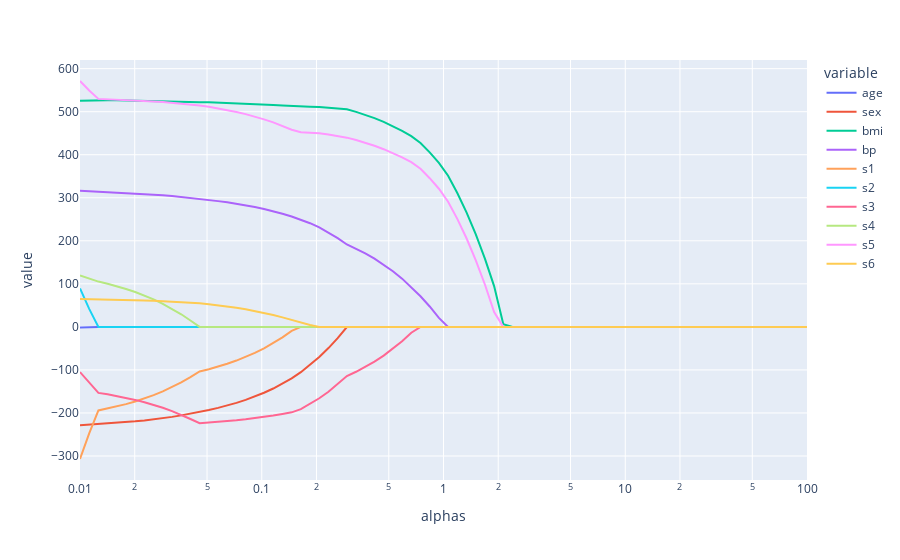

Notebook code for this chart:
### Markdown cell above
## Coefficients

### Code cell
coefs = []
for a in alphas:
    ridge = Lasso(alpha=a)
    ridge.fit(original_X, original_y)
    coefs.append(ridge.coef_)

features = original_X.columns

df_coefs = pd.DataFrame(coefs, columns=features)
df_coefs['alphas'] = alphas
fig = px.line(df_coefs, x='alphas', y=features)
fig.update_xaxes(type='log').show()
